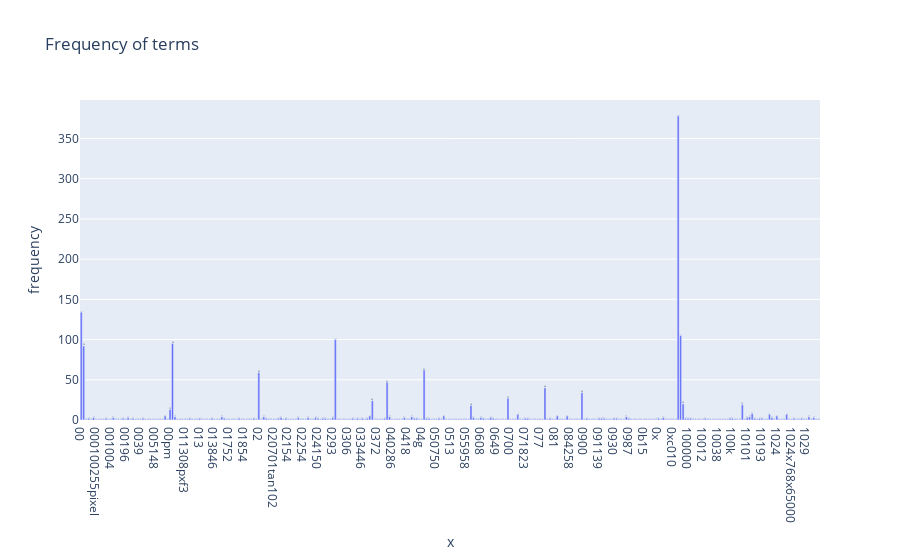

Here is the notebook cell this chart was saved with:
### Code cell
import plotly.express as px

df = pd.DataFrame(term_frequencies[:300], index = count_vect.get_feature_names_out()[:300], columns = ["frequency"])
fig = px.bar(df, y="frequency", x=count_vect.get_feature_names_out()[:300], text_auto='.2s',
            title="Frequencies of terms")
fig.update_traces(textfont_size=12, textangle=0, textposition="outside", cliponaxis=False)
fig.show()

### Figure 1 — Plotly figure (JSON) as saved in the notebook; plotly's stock layout.template omitted (floating-point values rounded to 4 significant figures; data arrays with more than 128 entries replaced by an {"elided": "..."} marker saying what was removed)
{"data": [{"alignmentgroup": "True", "cliponaxis": false, "hovertemplate": "x=%{x}<br>frequency=%{y}<extra></extra>", "legendgroup": "", "marker": {"color": "#636efa", "pattern": {"shape": ""}}, "name": "", "offsetgroup": "", "orientation": "v", "showlegend": false, "textangle": 0, "textfont": {"size": 12}, "textposition": "outside", "texttemplate": "%{y:.2s}", "type": "bar", "x": {"elided": "300 str values"}, "xaxis": "x", "y": {"elided": "300 int values"}, "yaxis": "y"}], "layout": {"barmode": "relative", "legend": {"tracegroupgap": 0}, "title": {"text": "Frequency of terms"}, "xaxis": {"anchor": "y", "domain": [0, 1], "title": {"text": "x"}}, "yaxis": {"anchor": "x", "domain": [0, 1], "title": {"text": "frequency"}}}}
